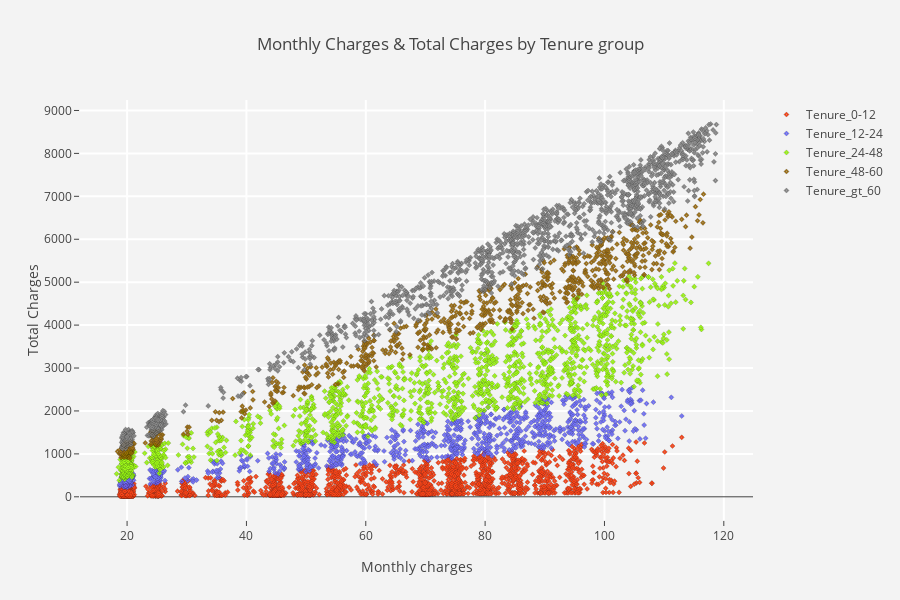
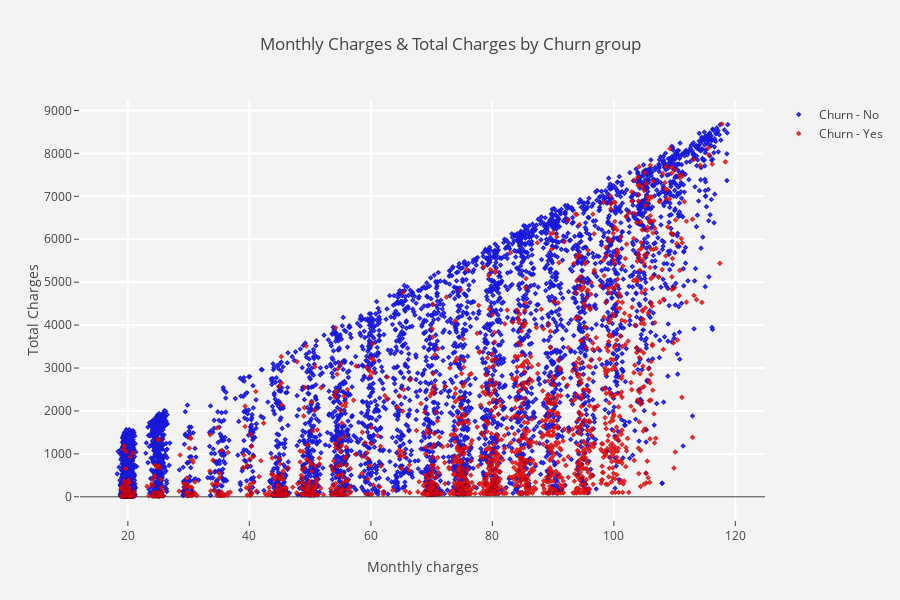

The notebook cell these images were saved under, in order:
### Markdown cell above
## <a id='3.4'>3.4. Monthly Charges and Total Charges by Tenure and Churn groups</a>

### Code cell
telcom[['MonthlyCharges', 'TotalCharges','tenure',"tenure_group"]]

#scatter plot monthly charges & total charges by tenure group

def plot_tenure_scatter(tenure_group,color) :
    tracer = go.Scatter(x = telcom[telcom["tenure_group"] == tenure_group]["MonthlyCharges"],
                        y = telcom[telcom["tenure_group"] == tenure_group]["TotalCharges"],
                        mode = "markers",marker = dict(line = dict(color = "black",
                                                                   width = .2),
                                                       size = 4 , color = color,
                                                       symbol = "diamond-dot",
                                                      ),
                        name = tenure_group,
                        opacity = .9
                       )
    return tracer

#scatter plot monthly charges & total charges by churn group
def plot_churncharges_scatter(churn,color) :
    tracer = go.Scatter(x = telcom[telcom["Churn"] == churn]["MonthlyCharges"],
                        y = telcom[telcom["Churn"] == churn]["TotalCharges"],
                        mode = "markers",marker = dict(line = dict(color = "black",
                                                                   width = .2),
                                                       size = 4 , color = color,
                                                       symbol = "diamond-dot",
                                                      ),
                        name = "Churn - " + churn,
                        opacity = .9
                       )
    return tracer

trace1 = plot_tenure_scatter("Tenure_0-12","#FF3300")
trace2 = plot_tenure_scatter("Tenure_12-24","#6666FF")
trace3 = plot_tenure_scatter("Tenure_24-48","#99FF00")
trace4 = plot_tenure_scatter("Tenure_48-60","#996600")
trace5 = plot_tenure_scatter("Tenure_gt_60","grey")
trace6 = plot_churncharges_scatter("Yes","red")
trace7 = plot_churncharges_scatter("No","blue")

data1   = [trace1,trace2,trace3,trace4,trace5] 
data2   = [trace7,trace6]

#layout
def layout_title(title) :
    layout = go.Layout(dict(title = title,
                            plot_bgcolor  = "rgb(243,243,243)",
                            paper_bgcolor = "rgb(243,243,243)",
                            xaxis = dict(gridcolor = 'rgb(255, 255, 255)',
                                         title = "Monthly charges",
                                         zerolinewidth=1,ticklen=5,gridwidth=2),
                            yaxis = dict(gridcolor = 'rgb(255, 255, 255)',
                                         title = "Total Charges",
                                         zerolinewidth=1,ticklen=5,gridwidth=2),
                            height = 600
                           )
                      )
    return layout

layout1  = layout_title("Monthly Charges & Total Charges by Tenure group")
layout2  = layout_title("Monthly Charges & Total Charges by Churn group")
fig1 = go.Figure(data = data1,layout = layout1)
fig2 = go.Figure(data = data2,layout = layout2)
py.iplot(fig1)
py.iplot(fig2)

### Figure 1 — Plotly figure (JSON) as saved in the notebook; plotly's stock layout.template omitted (floating-point values rounded to 4 significant figures; data arrays with more than 128 entries replaced by an {"elided": "..."} marker saying what was removed)
{"data": [{"marker": {"color": "#FF3300", "line": {"color": "black", "width": 0.2}, "size": 4, "symbol": "diamond-dot"}, "mode": "markers", "name": "Tenure_0-12", "opacity": 0.9, "x": {"elided": "2175 float values"}, "y": {"elided": "2175 float values"}, "type": "scatter", "uid": "a83874bc-5bba-11ea-944f-d1d446af090e"}, {"marker": {"color": "#6666FF", "line": {"color": "black", "width": 0.2}, "size": 4, "symbol": "diamond-dot"}, "mode": "markers", "name": "Tenure_12-24", "opacity": 0.9, "x": {"elided": "1024 float values"}, "y": {"elided": "1024 float values"}, "type": "scatter", "uid": "a838771e-5bba-11ea-944f-d1d446af090e"}, {"marker": {"color": "#99FF00", "line": {"color": "black", "width": 0.2}, "size": 4, "symbol": "diamond-dot"}, "mode": "markers", "name": "Tenure_24-48", "opacity": 0.9, "x": {"elided": "1594 float values"}, "y": {"elided": "1594 float values"}, "type": "scatter", "uid": "a8387840-5bba-11ea-944f-d1d446af090e"}, {"marker": {"color": "#996600", "line": {"color": "black", "width": 0.2}, "size": 4, "symbol": "diamond-dot"}, "mode": "markers", "name": "Tenure_48-60", "opacity": 0.9, "x": {"elided": "832 float values"}, "y": {"elided": "832 float values"}, "type": "scatter", "uid": "a8387944-5bba-11ea-944f-d1d446af090e"}, {"marker": {"color": "grey", "line": {"color": "black", "width": 0.2}, "size": 4, "symbol": "diamond-dot"}, "mode": "markers", "name": "Tenure_gt_60", "opacity": 0.9, "x": {"elided": "1407 float values"}, "y": {"elided": "1407 float values"}, "type": "scatter", "uid": "a8387a3e-5bba-11ea-944f-d1d446af090e"}], "layout": {"height": 600, "paper_bgcolor": "rgb(243,243,243)", "plot_bgcolor": "rgb(243,243,243)", "title": "Monthly Charges & Total Charges by Tenure group", "xaxis": {"gridcolor": "rgb(255, 255, 255)", "gridwidth": 2, "ticklen": 5, "title": "Monthly charges", "zerolinewidth": 1}, "yaxis": {"gridcolor": "rgb(255, 255, 255)", "gridwidth": 2, "ticklen": 5, "title": "Total Charges", "zerolinewidth": 1}}}

### Figure 2 — Plotly figure (JSON) as saved in the notebook; plotly's stock layout.template omitted (floating-point values rounded to 4 significant figures; data arrays with more than 128 entries replaced by an {"elided": "..."} marker saying what was removed)
{"data": [{"marker": {"color": "blue", "line": {"color": "black", "width": 0.2}, "size": 4, "symbol": "diamond-dot"}, "mode": "markers", "name": "Churn - No", "opacity": 0.9, "x": {"elided": "5163 float values"}, "y": {"elided": "5163 float values"}, "type": "scatter", "uid": "a83d5f18-5bba-11ea-944f-d1d446af090e"}, {"marker": {"color": "red", "line": {"color": "black", "width": 0.2}, "size": 4, "symbol": "diamond-dot"}, "mode": "markers", "name": "Churn - Yes", "opacity": 0.9, "x": {"elided": "1869 float values"}, "y": {"elided": "1869 float values"}, "type": "scatter", "uid": "a83d6184-5bba-11ea-944f-d1d446af090e"}], "layout": {"height": 600, "paper_bgcolor": "rgb(243,243,243)", "plot_bgcolor": "rgb(243,243,243)", "title": "Monthly Charges & Total Charges by Churn group", "xaxis": {"gridcolor": "rgb(255, 255, 255)", "gridwidth": 2, "ticklen": 5, "title": "Monthly charges", "zerolinewidth": 1}, "yaxis": {"gridcolor": "rgb(255, 255, 255)", "gridwidth": 2, "ticklen": 5, "title": "Total Charges", "zerolinewidth": 1}}}
